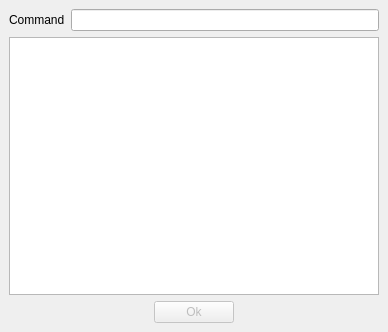
<ui version="4.0" >
 <author>R. Reucher</author>
 <class>ToolExecutor</class>
 <widget class="QDialog" name="ToolExecutor" >
  <property name="geometry" >
   <rect>
    <x>0</x>
    <y>0</y>
    <width>388</width>
    <height>332</height>
   </rect>
  </property>
  <property name="windowTitle" >
   <string>Executing tool</string>
  </property>
  <layout class="QGridLayout" >
   <item row="0" column="0" colspan="3" >
    <layout class="QHBoxLayout" >
     <property name="spacing" >
      <number>6</number>
     </property>
     <property name="margin" >
      <number>0</number>
     </property>
     <item>
      <widget class="QLabel" name="labelStatus" >
       <property name="sizePolicy" >
        <sizepolicy vsizetype="Preferred" hsizetype="Preferred" >
         <horstretch>0</horstretch>
         <verstretch>0</verstretch>
        </sizepolicy>
       </property>
       <property name="text" >
        <string>Command</string>
       </property>
      </widget>
     </item>
     <item>
      <widget class="QLineEdit" name="lineEditCommand" >
       <property name="sizePolicy" >
        <sizepolicy vsizetype="Fixed" hsizetype="MinimumExpanding" >
         <horstretch>0</horstretch>
         <verstretch>0</verstretch>
        </sizepolicy>
       </property>
       <property name="toolTip" >
        <string>Executed command</string>
       </property>
       <property name="readOnly" >
        <bool>true</bool>
       </property>
      </widget>
     </item>
    </layout>
   </item>
   <item row="2" column="2" >
    <spacer>
     <property name="orientation" >
      <enum>Qt::Horizontal</enum>
     </property>
     <property name="sizeHint" stdset="0" >
      <size>
       <width>40</width>
       <height>20</height>
      </size>
     </property>
    </spacer>
   </item>
   <item row="2" column="0" >
    <spacer>
     <property name="orientation" >
      <enum>Qt::Horizontal</enum>
     </property>
     <property name="sizeHint" stdset="0" >
      <size>
       <width>40</width>
       <height>20</height>
      </size>
     </property>
    </spacer>
   </item>
   <item row="2" column="1" >
    <widget class="QPushButton" name="pushButtonOk" >
     <property name="enabled" >
      <bool>false</bool>
     </property>
     <property name="focusPolicy" >
      <enum>Qt::ClickFocus</enum>
     </property>
     <property name="toolTip" >
      <string>Close tool execution dialog</string>
     </property>
     <property name="text" >
      <string>Ok</string>
     </property>
    </widget>
   </item>
   <item row="1" column="0" colspan="3" >
    <widget class="QTextBrowser" name="textBrowserToolOutput" >
     <property name="toolTip" >
      <string>Output from tool</string>
     </property>
     <property name="lineWrapMode" >
      <enum>QTextEdit::NoWrap</enum>
     </property>
     <property name="acceptRichText" >
      <bool>false</bool>
     </property>
     <property name="textInteractionFlags" >
      <set>Qt::NoTextInteraction</set>
     </property>
    </widget>
   </item>
  </layout>
 </widget>
 <layoutdefault spacing="6" margin="9" />
 <tabstops>
  <tabstop>lineEditCommand</tabstop>
  <tabstop>textBrowserToolOutput</tabstop>
  <tabstop>pushButtonOk</tabstop>
 </tabstops>
 <includes/>
 <resources>
  <include location="qmc2.qrc" />
 </resources>
 <connections>
  <connection>
   <sender>pushButtonOk</sender>
   <signal>clicked()</signal>
   <receiver>ToolExecutor</receiver>
   <slot>accept()</slot>
   <hints>
    <hint type="sourcelabel" >
     <x>89</x>
     <y>88</y>
    </hint>
    <hint type="destinationlabel" >
     <x>153</x>
     <y>3</y>
    </hint>
   </hints>
  </connection>
 </connections>
</ui>
